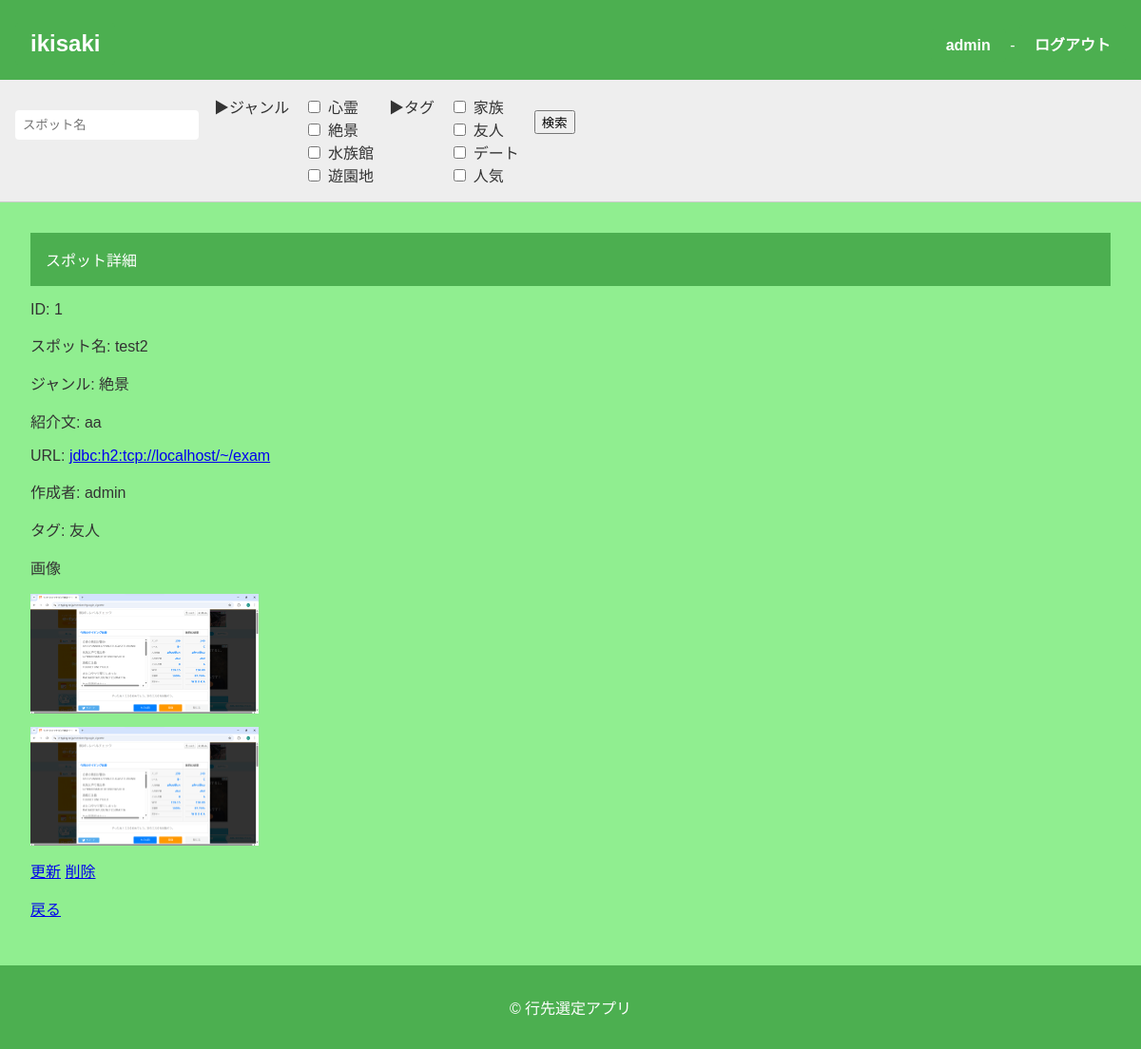
/spot/detail/1 (signed in), run on the app's committed database.
### apps/ikisaki/models.py (models this page shows, shortened)
class User(db.Model, UserMixin):
    __tablename__ = "user"
    user_id = db.Column(db.String, primary_key=True, unique=True, nullable=False)
    password_hash = db.Column(db.String, nullable=False)
    schedules = db.relationship("Schedule", back_populates="user", cascade="all, delete-orphan")
    @property
    def password(self):
        raise AttributeError("読み取り不可")

class Spot(db.Model):
    __tablename__ = "spot"
    id = db.Column(db.Integer, primary_key=True, nullable=False)
    name = db.Column(db.String, nullable=False)
    genre_id = db.Column(db.Integer, nullable=False)
    introduction = db.Column(db.String, nullable=False)
    url = db.Column(db.String, nullable=True)
    user_id = db.Column(db.String, nullable=False)
    tags = db.relationship("SpotTag", backref="spot", cascade="all, delete-orphan")
    pictures = db.relationship("SpotPicture", backref="spot", cascade="all, delete-orphan")

class SpotTag(db.Model):
    __tablename__ = "spot_tag"
    spot_id = db.Column(db.Integer, db.ForeignKey("spot.id"), primary_key=True, nullable=False)
    tag = db.Column(db.String, primary_key=True, nullable=False)

class SpotPicture(db.Model):
    __tablename__ = "spot_picture"
    spot_id = db.Column(db.Integer, db.ForeignKey("spot.id"), primary_key=True, nullable=False)
    url = db.Column(db.String, primary_key=True, nullable=False)

### apps/ikisaki/views/spot.py (the view)
@ikisaki.route("/spot/detail/<spot_id>", methods=["GET", "POST"])
@login_required
def spot_detail(spot_id):
	ssform = SpotSearchForm()
	form = SpotForm()
	spot = Spot.query.filter_by(id=spot_id).first()
	if spot is None:
		return redirect(url_for("ikisaki.index"))
	spot_list = current_app.config.get("SPOT_LIST", {})
	genre_name = spot_list.get(spot.genre_id, str(spot.genre_id))
	return render_template(
		"ikisaki/spot_detail.html",
		ssform=ssform,
		form=form,
		spot=spot,
		genre_name=genre_name,
		)

### apps/ikisaki/forms.py
class SpotSearchForm(FlaskForm):
	name = StringField(
		"スポット名",
	)
	submit = SubmitField("検索")

class SpotForm(FlaskForm):
	name = StringField(
		"スポット名",
		validators=[
			DataRequired("スポット名は必須です。"),
		],
	)
	introduction = TextAreaField(
		"紹介文",
		validators=[
			DataRequired("紹介文は必須です。"),
		],
	)
	url = StringField(
		"URL",
	)
	submit = SubmitField("登録")

### apps/app.py (called while the page is built)
@login_manager.user_loader
def load_user(user_id):
    from apps.ikisaki.models import User
    try:
        return User.query.get(user_id)
    except ValueError:
        return None

### apps/ikisaki/templates/ikisaki/spot_detail.html (shortened to what this page needs)
{% extends "ikisaki/base.html" %}
{% block content %}
	<header>スポット詳細</header>
	<p>ID: {{ spot.id }}</p>
	<p>スポット名: {{ spot.name }}</p>
	<p>ジャンル: {{ genre_name }}</p>
	<p>紹介文: {{ spot.introduction }}</p>
	<p>URL: <a href="{{ spot.url }}" target="_blank" rel="noopener">{{ spot.url }}</a></p>
	<p>作成者: {{ spot.user_id }}</p>
	<p>タグ:
	{% for t in spot.tags %}
		{{ t.tag }}{% if not loop.last %}, {% endif %}
	{% endfor %}
	</p>
	<p>画像</p>
	{% if spot.pictures %}
	{% for p in spot.pictures %}
		<div style="margin-bottom:10px;"><img src="{{config["UPLOAD_URL"]}}{{ p.url }}" alt="spot image" width="240"></div>
	{% endfor %}
	{% else %}
	<p>なし</p>
	{% endif %}
	{% if spot.user_id == current_user.user_id %}
	<a href="{{ url_for('ikisaki.spot_upsert', spot_id=spot.id) }}">更新</a>
	<a href="#" onclick="if(confirm('本当に削除しますか？')){ document.getElementById('delete-form-{{ spot.id }}').submit(); } return false;">削除</a>
	{% endif %}
	<p><a href="{{ url_for('ikisaki.index') }}">戻る</a></p>
{% endblock %}

### apps/ikisaki/templates/ikisaki/base.html (shortened to what this page needs)
<!DOCTYPE html>
<html lang="ja">
<head>
    <link rel="stylesheet" href="{{ url_for('static', filename='css/home.css') }}">
</head>
<body>
    <header>
        <div class="header-container">
            <h1><a href="{{url_for('ikisaki.index')}}" class="spotpost-button">ikisaki</a></h1>
            {% if current_user.is_authenticated %}
                <div>
                    <span><a href="{{url_for('ikisaki.user_update')}}" class="spotpost-button">{{ current_user.user_id }}</a></span> -
                    <span><a href="{{ url_for('ikisaki.logout') }}" class="spotpost-button">ログアウト</a></span>
                </div>
            {% endif %}
        </div>
    </header>
    <nav class="genre-filter">
        {% if current_user.is_authenticated %}
            <form
                action="{{url_for('ikisaki.spot_search')}}"
                method="POST"
                enctype="multipart/form-data"
                novalidate="novalidate"
                class="search-form"
                >
                <p>{{ssform.name(value=name_kw, placeholder="スポット名")}}</p>
                <div>▶ジャンル</div>
                <div id="genre_ids">
                    {% for gid, gname in config["SPOT_LIST"].items() %}
                    {% set gid_str = gid|string %}
                    <label>
                        <input type="checkbox" name="genre_ids" value="{{ gid }}" {% if gid_str in genre_ids %}checked{% endif %}> {{ gname }}
                    </label>
                    {% endfor %}
                </div>
                <div>▶タグ</div>
                <div id="tags">
                    {% for tag in config["TAG_LIST"] %}
                    <label>
                        <input type="checkbox" name="tags" value="{{ tag }}" {% if tag in tags %}checked{% endif %}> {{ tag }}
                    </label>
                    {% endfor %}
                </div>
                <p>{{ssform.submit()}}</p>
            </form>
        {% endif %}
    </nav>
    <main>
        {% block content %}{% endblock %}
    </main>
    <footer>
        <p>&copy; 行先選定アプリ</p>
    </footer>
</body></html>

### apps/static/css/home.css (style rules this page uses)
body { font-family: 'Helvetica', 'Arial', sans-serif; margin: 0; padding: 0; background-color: #f9f9f9; color: #333; }
header { background-color: #4CAF50; color: white; padding: 1rem; }
.header-container { display: flex; justify-content: space-between; align-items: center; }
.header-container h1 { margin: 0; font-size: 1.5rem; }
.search-form { display: flex; gap: 0.5rem; }
.search-form input[type="text"] { padding: 0.5rem; border: none; border-radius: 4px; }
.genre-filter { background-color: #eee; padding: 1rem; border-bottom: 1px solid #ccc; }
.genre-filter form { display: flex; flex-wrap: wrap; gap: 1rem; }
.genre-filter label { display: flex; align-items: center; gap: 0.3rem; }
main { padding: 2rem; }
footer { background-color: #4CAF50; color: white; text-align: center; padding: 1rem; position: relative; bottom: 0; }
.spotpost-button { display: inline-block; padding: 0.5rem 1rem; background-color: #4CAF50; color: white; text-decoration: none; border-radius: 4px; font-weight: bold; margin-top: 0.5rem; }
body { background-color: lightgreen; }

### data on the page
User: user_id "admin"
Spot: id "1", name "test2", introduction "aa", url "jdbc:h2:tcp://localhost/~/exam", user_id "admin"
SpotTag: tag "友人"
SpotPicture: url (picture)
SpotPicture: url (picture)

### other printed values
{{ gname }} "心霊" "絶景" "水族館" "遊園地"
{{ tag }} "家族" "友人" "デート" "人気"
{{ genre_name }} "絶景"
